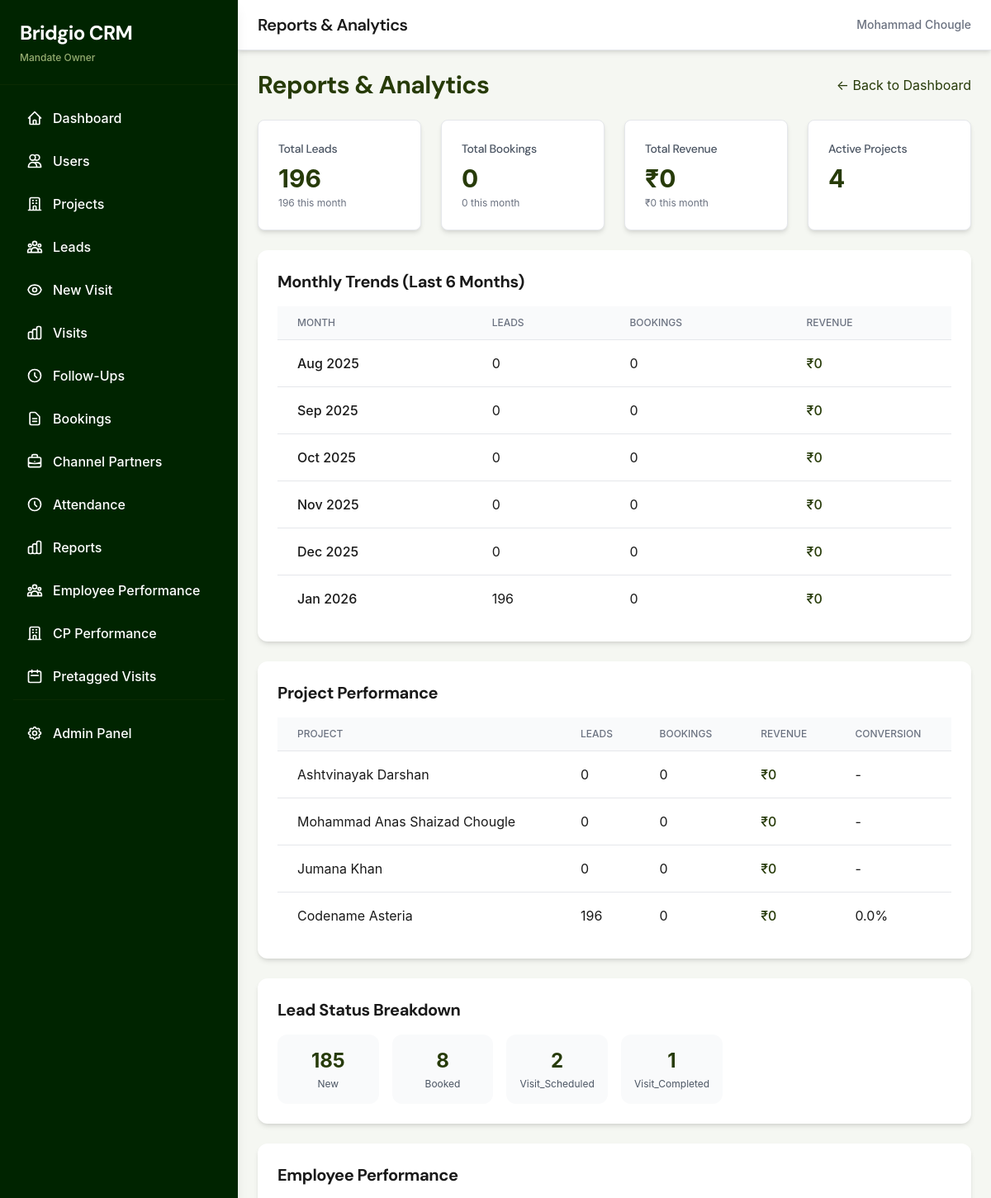
The page /reports/ (signed in, upper part) on the database as committed earlier.
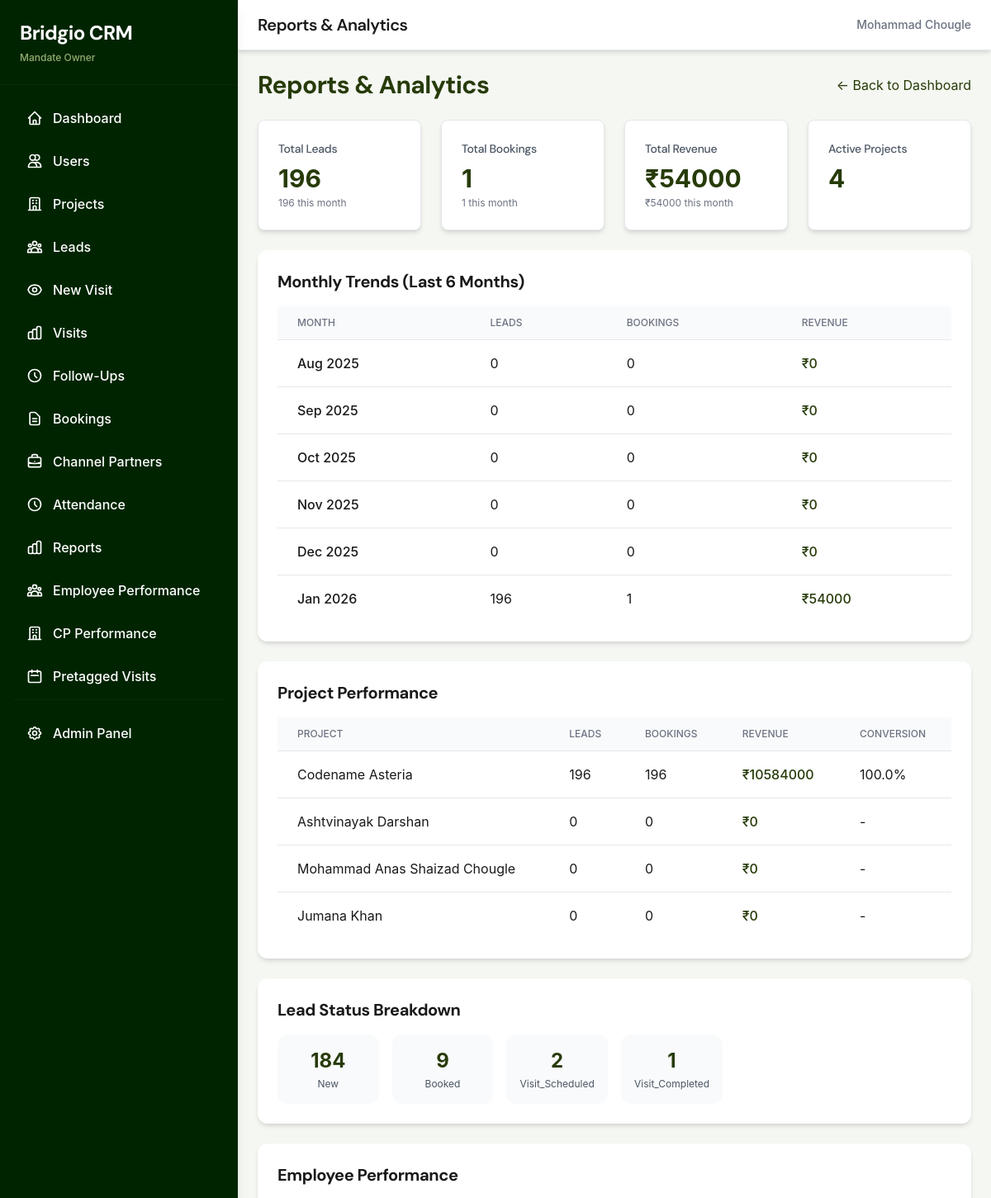
The same page on the database as committed later.
### projects/models.py (models this page shows, shortened)
class Project(models.Model):
    PROJECT_TYPE_CHOICES = [
        ('residential', 'Residential'),
        ('commercial', 'Commercial'),
        ('mixed', 'Mixed'),
    ]
    name = models.CharField(max_length=200)
    builder_name = models.CharField(max_length=200)
    location = models.TextField()
    rera_id = models.CharField(max_length=50, blank=True)
    project_type = models.CharField(max_length=20, choices=PROJECT_TYPE_CHOICES, default='residential')
    starting_price = models.DecimalField(max_digits=15, decimal_places=2, null=True, blank=True)
    starting_price_unit = models.CharField(max_length=10, choices=[('lakhs', 'Lakhs'), ('crores', 'Crores')], default='lakhs', blank=True)
    ending_price = models.DecimalField(max_digits=15, decimal_places=2, null=True, blank=True)
    ending_price_unit = models.CharField(max_length=10, choices=[('lakhs', 'Lakhs'), ('crores', 'Crores')], default='lakhs', blank=True)
    inventory_summary = models.TextField(blank=True)
    image = models.ImageField(upload_to='projects/', blank=True, null=True, help_text="Cover image for project cards and detail page")
    number_of_towers = models.IntegerField(default=1, help_text="Total number of towers")
    floors_per_tower = models.IntegerField(default=1, help_text="Number of floors in each tower")
    units_per_floor = models.IntegerField(default=1, help_text="Number of residential units per floor")
    has_commercial = models.BooleanField(default=False, help_text="Does this project have commercial units?")
    commercial_floors = models.IntegerField(default=0, help_text="Number of floors with commercial units")
    commercial_units_per_floor = models.IntegerField(default=0, help_text="Number of commercial units per floor")
    latitude = models.DecimalField(max_digits=9, decimal_places=6, null=True, blank=True)
    longitude = models.DecimalField(max_digits=9, decimal_places=6, null=True, blank=True)
    default_commission_percent = models.DecimalField(max_digits=5, decimal_places=2, default=0.00)
    auto_assignment_strategy = models.CharField(
        max_length=20,
        choices=[('round_robin', 'Round Robin'), ('manual', 'Manual')],
        default='manual'
    )
    mandate_owner = models.ForeignKey(
        User,
        on_delete=models.CASCADE,
        related_name='projects',
        limit_choices_to={'role': 'mandate_owner'}
    )
    site_head = models.ForeignKey(
        User,
        on_delete=models.SET_NULL,
        null=True,
        blank=True,
        related_name='managed_projects',
        limit_choices_to={'role': 'site_head'}
    )
    is_active = models.BooleanField(default=True)
    created_at = models.DateTimeField(auto_now_add=True)
    updated_at = models.DateTimeField(auto_now=True)
    class Meta:
        db_table = 'projects'
        ordering = ['-created_at']

### reports/views.py (the view, shortened to what this page needs)
# urls.py: path('', mandate_owner_reports, name='mandate_owner_reports'),
@login_required
def mandate_owner_reports(request):
    if not (request.user.is_mandate_owner() or request.user.is_super_admin() or (request.user.is_superuser and request.user.is_staff)):
        from django.contrib import messages
        from django.shortcuts import redirect
        messages.error(request, 'You do not have permission to view reports.')
        return redirect('dashboard')
    user = request.user
    today = timezone.now().date()
    this_month_start = today.replace(day=1)
    last_month_start = (this_month_start - timedelta(days=1)).replace(day=1)
    last_month_end = this_month_start - timedelta(days=1)
    if user.is_super_admin() or user.is_mandate_owner() or (user.is_superuser and user.is_staff):
        projects = Project.objects.filter(is_active=True)
    else:
        projects = Project.objects.filter(mandate_owner=user, is_active=True)
    if user.is_super_admin() or user.is_mandate_owner() or (user.is_superuser and user.is_staff):
        all_leads = Lead.objects.filter(is_archived=False)
    else:
        all_leads = Lead.objects.filter(project__mandate_owner=user, is_archived=False)
    leads_this_month = all_leads.filter(created_at__date__gte=this_month_start)
    leads_last_month = all_leads.filter(created_at__date__gte=last_month_start, created_at__date__lte=last_month_end)
    from leads.models import LeadProjectAssociation
    status_breakdown = LeadProjectAssociation.objects.filter(
        is_archived=False
    ).values('status').annotate(
        count=Count('id')
    ).order_by('-count')
    if user.is_super_admin() or user.is_mandate_owner() or (user.is_superuser and user.is_staff):
        all_bookings = Booking.objects.filter(is_archived=False)
    else:
        all_bookings = Booking.objects.filter(project__mandate_owner=user, is_archived=False)
    bookings_this_month = all_bookings.filter(created_at__date__gte=this_month_start)
    if user.is_super_admin() or user.is_mandate_owner() or (user.is_superuser and user.is_staff):
        total_revenue = Payment.objects.all().aggregate(
            total=Sum('amount')
        )['total'] or 0
        revenue_this_month = Payment.objects.filter(
            payment_date__gte=this_month_start
        ).aggregate(total=Sum('amount'))['total'] or 0
        revenue_last_month = Payment.objects.filter(
            payment_date__gte=last_month_start,
            payment_date__lte=last_month_end
        ).aggregate(total=Sum('amount'))['total'] or 0
    project_performance = projects.annotate(
        lead_count=Count('lead_associations', filter=Q(lead_associations__is_archived=False)),
        booking_count=Count('bookings', filter=Q(bookings__is_archived=False)),
        revenue=Sum('bookings__payments__amount')
    ).order_by('-revenue')
    for project in project_performance:
        if project.lead_count > 0:
            project.conversion_rate = (project.booking_count / project.lead_count) * 100
        else:
            project.conversion_rate = 0
    if user.is_super_admin() or user.is_mandate_owner() or (user.is_superuser and user.is_staff):
        employees = User.objects.filter(is_active=True).exclude(role='super_admin')
    else:
        employees = User.objects.filter(mandate_owner=user, is_active=True)
    employee_performance = []
    for emp in employees:
        if emp.is_closing_manager():
            if user.is_super_admin() or user.is_mandate_owner() or (user.is_superuser and user.is_staff):
                bookings_count = Booking.objects.filter(created_by=emp).count()
            else:
                bookings_count = Booking.objects.filter(created_by=emp, project__mandate_owner=user).count()
            employee_performance.append({
                'user': emp,
                'role': emp.get_role_display(),
                'bookings': bookings_count,
            })
        elif emp.is_sourcing_manager():
            if user.is_super_admin() or user.is_mandate_owner() or (user.is_superuser and user.is_staff):
                leads_count = Lead.objects.filter(created_by=emp).count()
            else:
                leads_count = Lead.objects.filter(created_by=emp, project__mandate_owner=user).count()
            employee_performance.append({
                'user': emp,
                'role': emp.get_role_display(),
                'leads': leads_count,
            })
        elif emp.is_telecaller():
            from leads.models import LeadProjectAssociation
            if user.is_super_admin() or user.is_mandate_owner() or (user.is_superuser and user.is_staff):
                calls_count = LeadProjectAssociation.objects.filter(assigned_to=emp, is_archived=False).count()
            else:
                calls_count = LeadProjectAssociation.objects.filter(
                    assigned_to=emp,
                    project__mandate_owner=user,
                    is_archived=False
                ).count()
            employee_performance.append({
                'user': emp,
                'role': emp.get_role_display(),
                'assigned_leads': calls_count,
            })
    monthly_trends = []
    for i in range(6):
        month_start = (this_month_start - timedelta(days=30*i)).replace(day=1)
        month_end = (month_start + timedelta(days=32)).replace(day=1) - timedelta(days=1)
        month_leads = all_leads.filter(created_at__date__gte=month_start, created_at__date__lte=month_end).count()
        month_bookings = all_bookings.filter(created_at__date__gte=month_start, created_at__date__lte=month_end).count()
        if user.is_super_admin() or user.is_mandate_owner() or (user.is_superuser and user.is_staff):
            month_revenue = Payment.objects.filter(
                payment_date__gte=month_start,
                payment_date__lte=month_end
            ).aggregate(total=Sum('amount'))['total'] or 0
        else:
            month_revenue = Payment.objects.filter(
                booking__project__mandate_owner=user,
                payment_date__gte=month_start,
                payment_date__lte=month_end
            ).aggregate(total=Sum('amount'))['total'] or 0
        monthly_trends.append({
            'month': month_start.strftime('%b %Y'),
            'leads': month_leads,
            'bookings': month_bookings,
            'revenue': month_revenue,
        })
    monthly_trends.reverse()
    context = {
        'total_leads': all_leads.count(),
        'leads_this_month': leads_this_month.count(),
        'leads_last_month': leads_last_month.count(),
        'total_bookings': all_bookings.count(),
        'bookings_this_month': bookings_this_month.count(),
        'total_revenue': total_revenue,
        'revenue_this_month': revenue_this_month,
        'revenue_last_month': revenue_last_month,
        'status_breakdown': status_breakdown,
        'project_performance': project_performance,
        'employee_performance': employee_performance,
        'monthly_trends': monthly_trends,
        'total_projects': projects.count(),
    }
    return render(request, 'reports/mandate_owner_reports.html', context)

### accounts/models.py (called while the page is built)
    def is_super_admin(self):
        return self.role == 'super_admin'

    def is_mandate_owner(self):
        return self.role == 'mandate_owner'

    def is_closing_manager(self):
        return self.role == 'closing_manager'

    def is_sourcing_manager(self):
        return self.role == 'sourcing_manager'

    def is_telecaller(self):
        return self.role == 'telecaller'

### templates/reports/mandate_owner_reports.html (shortened to what the changed rows need)
{% extends 'base.html' %}
{% block page_title %}Reports & Analytics{% endblock %}
{% block content %}
<div class="space-y-6">
    <div class="flex justify-between items-center">
        <h1 class="text-3xl font-heading font-bold text-olive-primary">Reports & Analytics</h1>
    </div>
    <div class="grid grid-cols-1 md:grid-cols-2 lg:grid-cols-4 gap-6">
        <div class="bg-card-bg rounded-lg shadow-premium border border-border-light p-6">
            <h3 class="text-sm font-medium text-gray-600 mb-2">Total Bookings</h3>
            <p class="text-3xl font-bold text-olive-primary">{{ total_bookings }}</p>
            <p class="text-xs text-gray-500 mt-1">{{ bookings_this_month }} this month</p>
        </div>
        <div class="bg-card-bg rounded-lg shadow-premium border border-border-light p-6">
            <h3 class="text-sm font-medium text-gray-600 mb-2">Total Revenue</h3>
            <p class="text-3xl font-bold text-olive-primary">₹{{ total_revenue|floatformat:0 }}</p>
            <p class="text-xs text-gray-500 mt-1">₹{{ revenue_this_month|floatformat:0 }} this month</p>
        </div>
    </div>
    <div class="bg-white rounded-custom shadow-md p-6">
        <h2 class="text-xl font-heading font-bold mb-4">Monthly Trends (Last 6 Months)</h2>
        <div class="overflow-x-auto">
            <table class="min-w-full divide-y divide-gray-200">
                <thead class="bg-gray-50">
                    <tr>
                        <th class="px-6 py-3 text-left text-xs font-medium text-gray-500 uppercase">Month</th>
                        <th class="px-6 py-3 text-left text-xs font-medium text-gray-500 uppercase">Leads</th>
                        <th class="px-6 py-3 text-left text-xs font-medium text-gray-500 uppercase">Bookings</th>
                        <th class="px-6 py-3 text-left text-xs font-medium text-gray-500 uppercase">Revenue</th>
                    </tr>
                </thead>
                <tbody class="bg-card-bg divide-y divide-gray-200">
                    {% for trend in monthly_trends %}
                    <tr class="hover:bg-gray-50">
                        <td class="px-6 py-4 whitespace-nowrap font-medium">{{ trend.month }}</td>
                        <td class="px-6 py-4 whitespace-nowrap">{{ trend.leads }}</td>
                        <td class="px-6 py-4 whitespace-nowrap">{{ trend.bookings }}</td>
                        <td class="px-6 py-4 whitespace-nowrap font-medium text-olive-primary">₹{{ trend.revenue|floatformat:0 }}</td>
                    </tr>
                    {% endfor %}
                </tbody>
            </table>
        </div>
    </div>
    <div class="bg-white rounded-custom shadow-md p-6">
        <h2 class="text-xl font-heading font-bold mb-4">Project Performance</h2>
        <div class="overflow-x-auto">
            <table class="min-w-full divide-y divide-gray-200">
                <thead class="bg-gray-50">
                    <tr>
                        <th class="px-6 py-3 text-left text-xs font-medium text-gray-500 uppercase">Project</th>
                        <th class="px-6 py-3 text-left text-xs font-medium text-gray-500 uppercase">Leads</th>
                        <th class="px-6 py-3 text-left text-xs font-medium text-gray-500 uppercase">Bookings</th>
                        <th class="px-6 py-3 text-left text-xs font-medium text-gray-500 uppercase">Revenue</th>
                        <th class="px-6 py-3 text-left text-xs font-medium text-gray-500 uppercase">Conversion</th>
                    </tr>
                </thead>
                <tbody class="bg-card-bg divide-y divide-gray-200">
                    {% for project in project_performance %}
                    <tr class="hover:bg-gray-50">
                        <td class="px-6 py-4 whitespace-nowrap">{{ project.name }}</td>
                        <td class="px-6 py-4 whitespace-nowrap">{{ project.lead_count|default:0 }}</td>
                        <td class="px-6 py-4 whitespace-nowrap">{{ project.booking_count|default:0 }}</td>
                        <td class="px-6 py-4 whitespace-nowrap font-medium text-olive-primary">₹{{ project.revenue|floatformat:0|default:0 }}</td>
                        <td class="px-6 py-4 whitespace-nowrap">
                            {% if project.lead_count > 0 %}
                            {{ project.conversion_rate|floatformat:1 }}%
                            {% else %}
                            -
                            {% endif %}
                        </td>
                    </tr>
                    {% empty %}
                    <tr>
                        <td colspan="5" class="px-6 py-4 text-center text-gray-500">No projects found</td>
                    </tr>
                    {% endfor %}
                </tbody>
            </table>
        </div>
    </div>
    <div class="bg-white rounded-custom shadow-md p-6">
        <h2 class="text-xl font-heading font-bold mb-4">Lead Status Breakdown</h2>
        <div class="grid grid-cols-2 md:grid-cols-4 lg:grid-cols-6 gap-4">
            {% for status in status_breakdown %}
            <div class="text-center p-4 bg-gray-50 rounded-custom">
                <p class="text-2xl font-bold text-olive-primary">{{ status.count }}</p>
                <p class="text-xs text-gray-600 mt-1">{{ status.status|title }}</p>
            </div>
            {% endfor %}
        </div>
    </div>
    {% if employee_performance %}
    <div class="bg-white rounded-custom shadow-md p-6">
        <h2 class="text-xl font-heading font-bold mb-4">Employee Performance</h2>
    </div>
    {% endif %}
</div>
{% endblock %}

Rows that differ between the two databases and show on the page:
changed Project "Codename Asteria": booking_count "0" → "196"; revenue "0" → "10584000"; conversion_rate "0.0" → "100.0"; moves up the list
Other text that changed with them:
{{ total_bookings }}: "0" → "1"
{{ bookings_this_month }}: "0" → "1"
{{ total_revenue|floatformat:0 }}: "0" → "54000"
{{ revenue_this_month|floatformat:0 }}: "0" → "54000"
new list line: "Jan 2026 196 1 ₹ 54000"
new list line: "184 New"
new list line: "9 Booked"
list line gone: "Jan 2026 196 0 ₹ 0"
list line gone: "185 New"
list line gone: "8 Booked"
